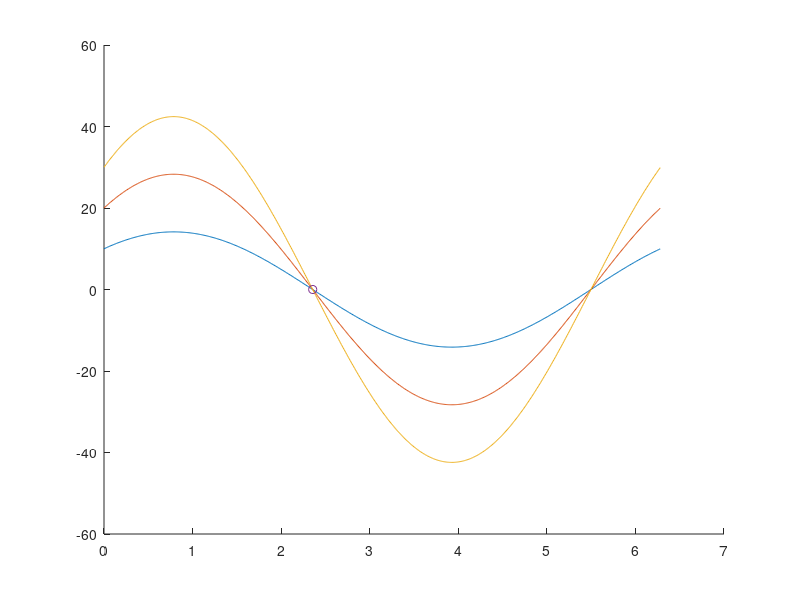

This chart was generated by the following MATLAB code:
function plott
    function r = p(x,y)
        t = 0:0.01:2*pi;
        r = x*cos(t) + y*sin(t);
        plot(t,r);
        r;
    end
    hold on;
    tt = 0:0.01:2*pi;
    r1 = p(10,10);
    r2 = p(20,20);
    p(30,30)
    PP = InterX([tt; r1],[tt; r2]);
    plot(PP(1,1), PP(2,1),'o');
    hold off;
end

function P = InterX(L1,varargin)
%INTERX Intersection of curves
%   P = INTERX(L1,L2) returns the intersection points of two curves L1 
%   and L2. The curves L1,L2 can be either closed or open and are described
%   by two-row-matrices, where each row contains its x- and y- coordinates.
%   The intersection of groups of curves (e.g. contour lines, multiply 
%   connected regions etc) can also be computed by separating them with a
%   column of NaNs as for example
%
%         L  = [x11 x12 x13 ... NaN x21 x22 x23 ...;
%               y11 y12 y13 ... NaN y21 y22 y23 ...]
%
%   P has the same structure as L1 and L2, and its rows correspond to the
%   x- and y- coordinates of the intersection points of L1 and L2. If no
%   intersections are found, the returned P is empty.
%
%   P = INTERX(L1) returns the self-intersection points of L1. To keep
%   the code simple, the points at which the curve is tangent to itself are
%   not included. P = INTERX(L1,L1) returns all the points of the curve 
%   together with any self-intersection points.
%   
%   Example:
%       t = linspace(0,2*pi);
%       r1 = sin(4*t)+2;  x1 = r1.*cos(t); y1 = r1.*sin(t);
%       r2 = sin(8*t)+2;  x2 = r2.*cos(t); y2 = r2.*sin(t);
%       P = InterX([x1;y1],[x2;y2]);
%       plot(x1,y1,x2,y2,P(1,:),P(2,:),'ro')
%   Author : NS
%   Version: 3.0, 21 Sept. 2010
%   Two words about the algorithm: Most of the code is self-explanatory.
%   The only trick lies in the calculation of C1 and C2. To be brief, this
%   is essentially the two-dimensional analog of the condition that needs
%   to be satisfied by a function F(x) that has a zero in the interval
%   [a,b], namely
%           F(a)*F(b) <= 0
%   C1 and C2 exactly do this for each segment of curves 1 and 2
%   respectively. If this condition is satisfied simultaneously for two
%   segments then we know that they will cross at some point. 
%   Each factor of the 'C' arrays is essentially a matrix containing 
%   the numerators of the signed distances between points of one curve
%   and line segments of the other.
    %...Argument checks and assignment of L2
    error(nargchk(1,2,nargin));
    if nargin == 1,
        L2 = L1;    hF = @lt;   %...Avoid the inclusion of common points
    else
        L2 = varargin{1}; hF = @le;
    end
       
    %...Preliminary stuff
    x1  = L1(1,:)';  x2 = L2(1,:);
    y1  = L1(2,:)';  y2 = L2(2,:);
    dx1 = diff(x1); dy1 = diff(y1);
    dx2 = diff(x2); dy2 = diff(y2);
    
    %...Determine 'signed distances'   
    S1 = dx1.*y1(1:end-1) - dy1.*x1(1:end-1);
    S2 = dx2.*y2(1:end-1) - dy2.*x2(1:end-1);
    
    C1 = feval(hF,D(bsxfun(@times,dx1,y2)-bsxfun(@times,dy1,x2),S1),0);
    C2 = feval(hF,D((bsxfun(@times,y1,dx2)-bsxfun(@times,x1,dy2))',S2'),0)';
    %...Obtain the segments where an intersection is expected
    [i,j] = find(C1 & C2); 
    if isempty(i),P = zeros(2,0);return; end;
    
    %...Transpose and prepare for output
    i=i'; dx2=dx2'; dy2=dy2'; S2 = S2';
    L = dy2(j).*dx1(i) - dy1(i).*dx2(j);
    i = i(L~=0); j=j(L~=0); L=L(L~=0);  %...Avoid divisions by 0
    
    %...Solve system of eqs to get the common points
    P = unique([dx2(j).*S1(i) - dx1(i).*S2(j), ...
                dy2(j).*S1(i) - dy1(i).*S2(j)]./[L L],'rows')';
              
    function u = D(x,y)
        u = bsxfun(@minus,x(:,1:end-1),y).*bsxfun(@minus,x(:,2:end),y);
    end
end
